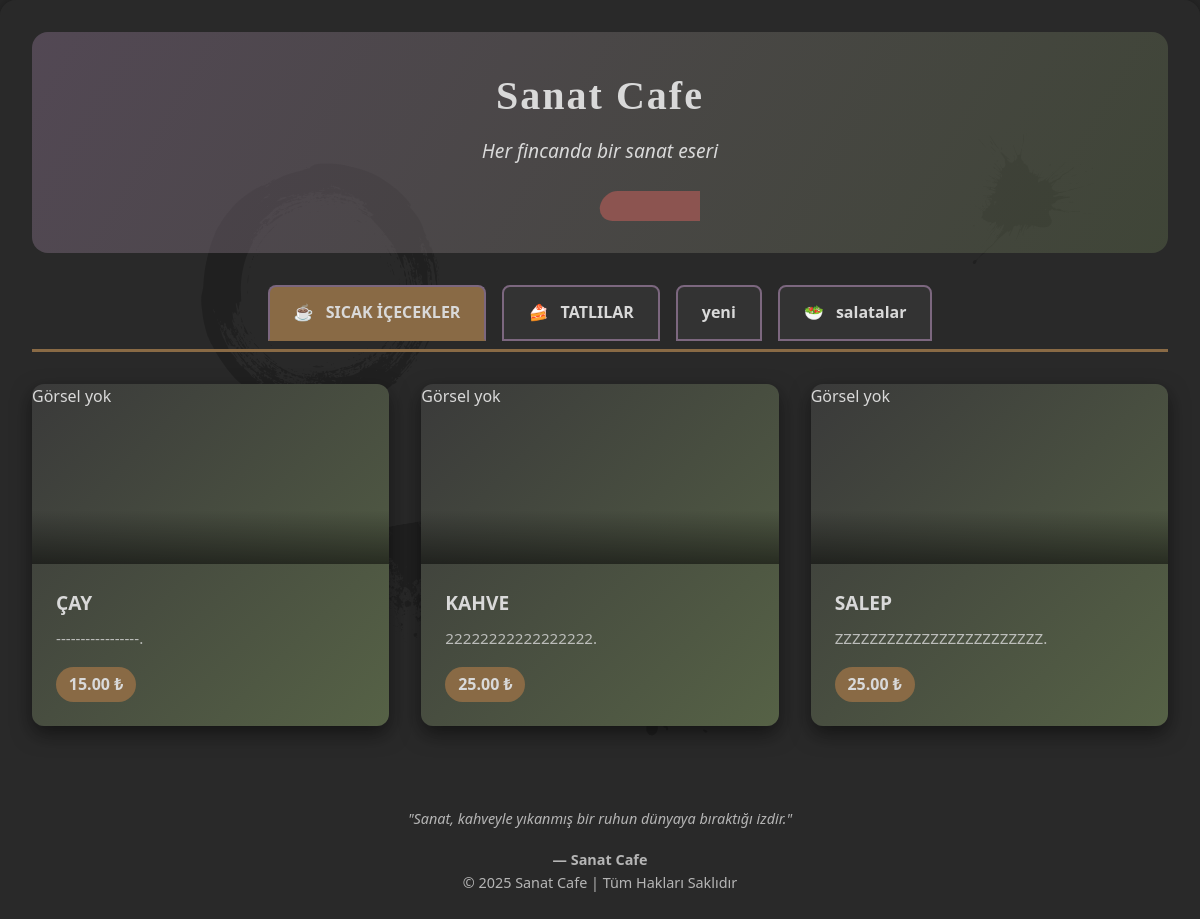
The app's page /menu/ with its own data.
### menu/models.py (models this page shows, shortened)
class Category(models.Model):
    name = models.CharField(max_length=100)
    logo2 = models.CharField(max_length=100,blank=True, null=True)
    def __str__(self):
        return self.name

class MenuItem(models.Model):
    category = models.ForeignKey(Category, on_delete=models.CASCADE, related_name='items')
    name = models.CharField(max_length=100)
    description = models.TextField(blank=True, null=True)
    price = models.DecimalField(max_digits=6, decimal_places=2)
    tag = models.CharField(max_length=100,blank=True, null=True)
    image = models.ImageField(upload_to='menu_images/', blank=True, null=True)  # Menü görseli

### menu/views.py (the view)
# urls.py: path('', views.menu_view, name='menu'),
def menu_view(request):
    categories = Category.objects.prefetch_related('items').all()
    return render(request, 'menu/menumain.html', {'categories': categories})

### menu/templates/menu/menumain.html (shortened to what this page needs)
{% load static %}
<!DOCTYPE html>
<html lang="tr">
<head>
</head>
<body>
    <div class="canvas" id="canvas"></div>
    <div class="menu-container">
        <header>
            <h1 class="logo">Sanat Cafe</h1>
            <p class="tagline">Her fincanda bir sanat eseri</p>
            <div class="paint-stroke"></div>
        </header>
        <div class="tabs">
            {% for category in categories %}
                {% if forloop.first %}
                    <div class="tab active" data-category="{{ category }}">
                        {% if category.logo2 %}
                            <span class="art-icon">{{ category.logo2 }}</span>
                        {% endif %}
                        {{ category }}
                    </div>
                {% else %}
                    <div class="tab " data-category="{{ category }}">
                        {% if category.logo2 %}
                            <span class="art-icon">{{ category.logo2 }}</span>
                        {% endif %}
                        {{ category }}
                    </div>
                {% endif %}
            {% endfor %}
        </div>
        {% for category in categories %}
            <div class="menu-content {% if forloop.first %} active {% endif %} " id="{{ category }}">
                {% for item in category.items.all %}
                    <div class="menu-item">
                        {% if item.image and item.image.name %}
                        <div class="item-image" style="background-image: url('{{ item.image.url }}');"></div>
                        {% else %}
                        <div class="item-image placeholder">Görsel yok</div>
                        {% endif %}
                        <div class="item-details">
                            <h3 class="item-name">{{ item.name }}</h3>
                            <p class="item-description">{{ item.description }}.</p>
                            <span class="item-price">{{ item.price }} ₺</span>
                        </div>
                    </div>
                {% endfor %}
            </div>
        {% endfor %}
        <footer>
            <p class="art-quote">"Sanat, kahveyle yıkanmış bir ruhun dünyaya bıraktığı izdir."</p>
            <p class="quote-author">— Sanat Cafe</p>
            <p>© 2025 Sanat Cafe | Tüm Hakları Saklıdır</p>
        </footer>
    </div>
</body>
</html>

### menu/templates/menu/menumain.html (style rules this page uses)
:root { --primary-color: #7c677f; --secondary-color: #566246; --accent-color: #896a45; --text-color: #d9d9d9; --bg-color: #2a2a2a; --highlight-color: #8c5450; --shadow-color: rgba(0, 0, 0, 0.5); }
* { margin: 0; padding: 0; box-sizing: border-box; font-family: 'Segoe UI', Tahoma, Geneva, Verdana, sans-serif; }
body { background-color: var(--bg-color); color: var(--text-color); line-height: 1.6; overflow-x: hidden; position: relative; }
.canvas { position: fixed; top: 0; left: 0; width: 100vw; height: 100vh; background-color: var(--bg-color); overflow: hidden; z-index: -1; }
.menu-container { max-width: 1200px; margin: 0 auto; padding: 2rem; position: relative; z-index: 1; background-color: rgba(42, 42, 42, 0.7); border-radius: 1rem; box-shadow: 0 0 20px var(--shadow-color); }
header { text-align: center; padding: 2rem 0; position: relative; }
header::before { content: ""; position: absolute; top: 0; left: 0; right: 0; height: 100%; background: linear-gradient(120deg, var(--primary-color) 0%, var(--secondary-color) 100%); opacity: 0.5; border-radius: 1rem; z-index: -1; }
.logo { font-size: 2.5rem; font-weight: bold; margin-bottom: 0.5rem; color: var(--text-color); font-family: 'Playfair Display', serif; letter-spacing: 2px; }
.tagline { font-style: italic; color: var(--text-color); font-size: 1.2rem; margin-bottom: 1.5rem; }
.paint-stroke { width: 200px; height: 30px; margin: 0 auto; position: relative; overflow: hidden; }
.paint-stroke::before { content: ""; position: absolute; width: 100%; height: 100%; background: var(--highlight-color); border-radius: 20px; transform: skew(-10deg); }
.tabs { display: flex; justify-content: center; margin: 2rem 0; border-bottom: 3px solid var(--accent-color); padding-bottom: 0.5rem; }
.tab { padding: 0.8rem 1.5rem; margin: 0 0.5rem; cursor: pointer; background-color: #333; border: 2px solid var(--primary-color); border-radius: 8px 8px 0 0; font-weight: bold; transition: all 0.3s ease; position: relative; overflow: hidden; color: var(--text-color); }
.tab::before { content: ""; position: absolute; top: 0; left: 0; width: 100%; height: 100%; background-color: var(--primary-color); opacity: 0.3; z-index: -1; transform: translateY(100%); transition: transform 0.3s ease; }
.tab:hover::before, .tab.active::before { transform: translateY(0); }
.tab.active { background-color: var(--accent-color); border-bottom-color: var(--accent-color); }
.menu-content { display: none; grid-template-columns: repeat(auto-fill, minmax(280px, 1fr)); gap: 2rem; margin-top: 2rem; animation: fadeIn 0.5s ease; }
.menu-content.active { display: grid; }
.menu-item { background: linear-gradient(135deg, #3a3a3a 0%, var(--secondary-color) 100%); border-radius: 12px; overflow: hidden; box-shadow: 0 8px 20px var(--shadow-color); transition: transform 0.3s ease, box-shadow 0.3s ease; position: relative; }
.item-image { height: 180px; background-size: cover; background-position: center; position: relative; overflow: hidden; }
.item-image::after { content: ""; position: absolute; bottom: 0; left: 0; width: 100%; height: 30%; background: linear-gradient(to top, rgba(0, 0, 0, 0.5), transparent); }
.item-details { padding: 1.5rem; }
.item-name { font-size: 1.2rem; font-weight: bold; margin-bottom: 0.5rem; color: var(--text-color); }
.item-description { color: var(--text-color); opacity: 0.8; margin-bottom: 1rem; font-size: 0.95rem; }
.item-price { font-weight: bold; color: var(--text-color); display: inline-block; padding: 0.3rem 0.8rem; background-color: var(--accent-color); border-radius: 20px; }
footer { text-align: center; margin-top: 3rem; padding: 2rem 0; color: var(--text-color); opacity: 0.8; font-size: 0.9rem; }
.art-quote { font-style: italic; max-width: 600px; margin: 0 auto 1rem auto; line-height: 1.8; }
.quote-author { font-weight: bold; }
.art-icon { display: inline-block; margin-right: 8px; vertical-align: middle; }

### records on screen
Category: logo2 "☕", name "SICAK İÇECEKLER"
Category: logo2 "🍰", name "TATLILAR"
Category: name "yeni"
Category: logo2 "🥗", name "salatalar"
MenuItem: shows "Görsel yok", name "ÇAY", description "-----------------", price "15.00"
MenuItem: shows "Görsel yok", name "KAHVE", description "22222222222222222", price "25.00"
MenuItem: shows "Görsel yok", name "SALEP", description "ZZZZZZZZZZZZZZZZZZZZZZZZ", price "25.00"
